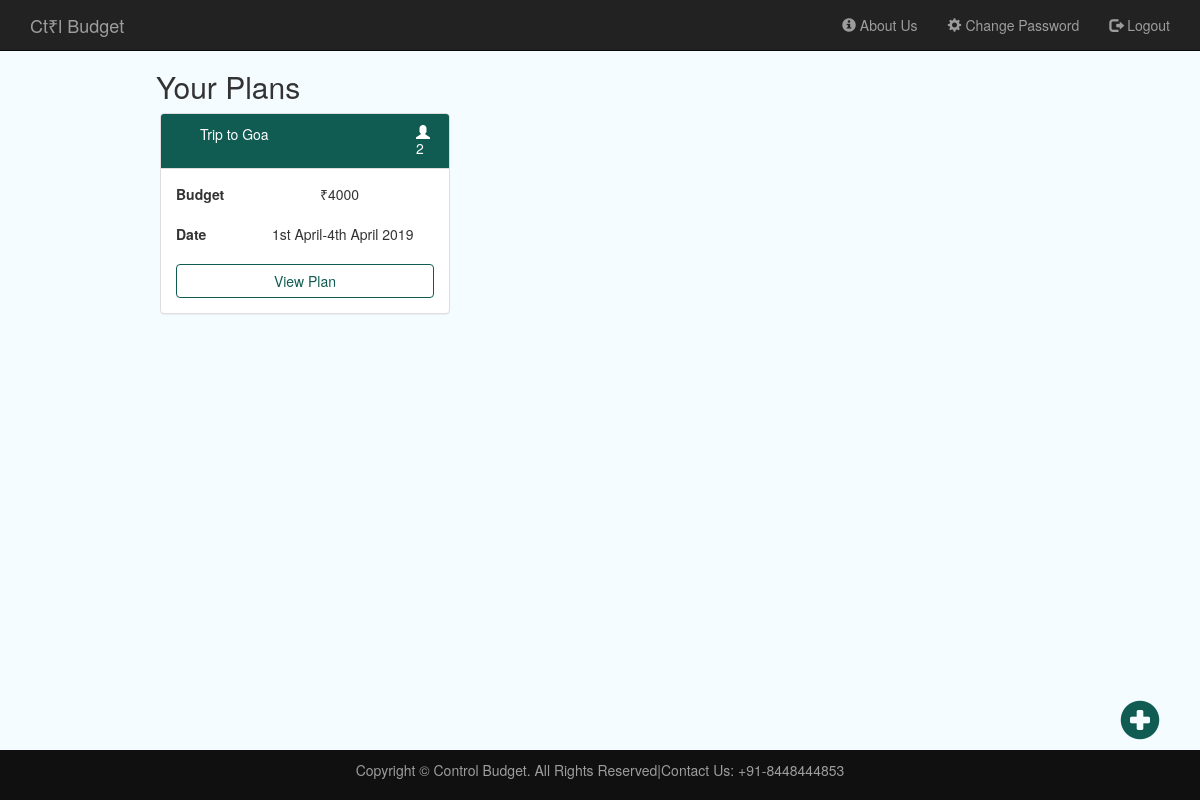
Screenshot of /Expense_Manager/homepage.php (signed in) with the database file from the repository.
### tables this page shows
CREATE TABLE IF NOT EXISTS `budget_plan` (
  `id` int(11) NOT NULL AUTO_INCREMENT,
  `user_id` int(11) NOT NULL,
  `from_date` date NOT NULL,
  `to_date` date NOT NULL,
  `initial_budget` bigint(20) NOT NULL,
  `people` int(11) NOT NULL,
  `title` varchar(255) NOT NULL,
  PRIMARY KEY (`id`),
  KEY `user_id` (`user_id`)
);

### Expense_Manager/homepage.php (the view, shortened to what this page needs)
<?php require './includes/common.php';
$em=$_SESSION['email'];
$select_id="select id from users where email='$em'";
$query_run=mysqli_query($con,$select_id) or die(mysqli_error($con));
$row_id=  mysqli_fetch_array($query_run) or die(mysqli_error($con));
$id=$row_id['id'];
$select_bid_query="select * from budget_plan bp where bp.user_id ='$id'";
$query_bud_res=  mysqli_query($con, $select_bid_query) or die(mysqli_error($con));
$fetch=mysqli_fetch_array($query_bud_res);
$no_of_rows=  mysqli_num_rows($query_bud_res);
if($no_of_rows>0){
    $budget=$fetch['initial_budget'];
    $title=$fetch['title'];
    $pep=$fetch['people'];
    $frm=$fetch['from_date'];
    $to=$fetch['to_date'];
}
?>
<html>
    <head>
        <link rel="stylesheet" href="https://maxcdn.bootstrapcdn.com/bootstrap/3.3.7/css/bootstrap.min.css">
        <link rel="stylesheet" type="text/css" href="css/index.css">
    </head>
    <body style='background-color: #f5fcff'>
        <?php include './includes/header.php';
            if($no_of_rows==0){ ?>
                <h2 style="padding-top: 4%;padding-left:10%">You don't have any active plans</h2>
                <div class='container'>
                    <div class='row' >
                        <center>
                            <div class='col-xs-6 col-xs-offset-3'style="padding-top:10%">
                                <div class='panel panel-default' style=" width: 40%">
                                    <div class='panel-body' style='height:25%'>
                                        <a href='create_new_plan.php' style="text-decoration: none">
                                        <span class="glyphicon glyphicon-plus-sign" style='padding-top: 30%'></span>Create a New Plan</a>
                                    </div>
                                </div>
                            </div>
                        </center>
                    </div>
                </div>
            <?php }else{?>
                <h2 style="padding-left:13%;padding-top: 50px">Your Plans</h2>
                <?php while($no_of_rows--){ ?>
                <div class="conatiner">
                <div class="row" style='width:80%;height:30%'>
                <div class="col-xs-4 col-xs-offset-2">
                    <div class="panel panel-default">
                        <div class="panel-heading" style="background-color:#115c52;color:white">
                            <div class='row'>
                                <div class='col-xs-6 col-xs-offset-1'>
                                    <?php echo $title;?>
                                </div>
                                <div class='col-xs-2'style="float:right">
                                    <span class='glyphicon glyphicon-user'></span> <?php echo $pep;?>
                                </div>
                            </div>
                        </div>
                        <div class="panel-body">
                            <div class='row'>
                                <div class='col-xs-3 '>
                                    <strong>Budget</strong>
                                </div>
                                <div class='col-xs-offset-3 col-xs-6'>
                                    ₹<?php echo $budget; ?>
                                </div>
                            </div>
                            <br>
                            <div class='row'>
                                <div class='col-xs-3 '>
                                    <strong>Date</strong>
                                </div>
                                <div class='col-xs-offset-1 col-xs-8'>
                                    <?php echo date('jS F',strtotime($frm))."-".date('jS F Y',strtotime($to)); ?>
                                </div>
                            </div>
                            <br>
                            <div class='row'>
                                <div class='col-xs-12'>
                                    <button type="submit" class="btn btn-block success"
                                        onclick="window.location.href ='view_plan.php?title=<?php echo $title; ?>'">View Plan</button>
                                </div>
                            </div>
                        </div>
                    </div>
                </div>
                </div>
                </div>
                <?php $fetch=mysqli_fetch_array($query_bud_res);
                        $budget=$fetch['initial_budget'];
                        $title=$fetch['title'];
                        $pep=$fetch['people'];
                        $frm=$fetch['from_date'];
                        $to=$fetch['to_date'];
                 }  ?>
                <a href='create_new_plan.php' style="text-decoration: none;position:fixed;bottom:60px;right:40px; font-size:40px;color:#115c52">
                    <span class=" glyphicon glyphicon-plus-sign"></span></a>
            <?php }include './includes/footer.php'; ?>
    </body>
</html>

### Expense_Manager/css/index.css (style rules this page uses)
body { overflow-x: hidden; }

### Expense_Manager/homepage.php (style rules this page uses)
.success { color:#115c52; border-color:#115c52; background-color: white; }

### rows the page displays
budget_plan: title "Trip to Goa", people "2", initial_budget "4000", from_date "1st April", to_date "4th April 2019"
